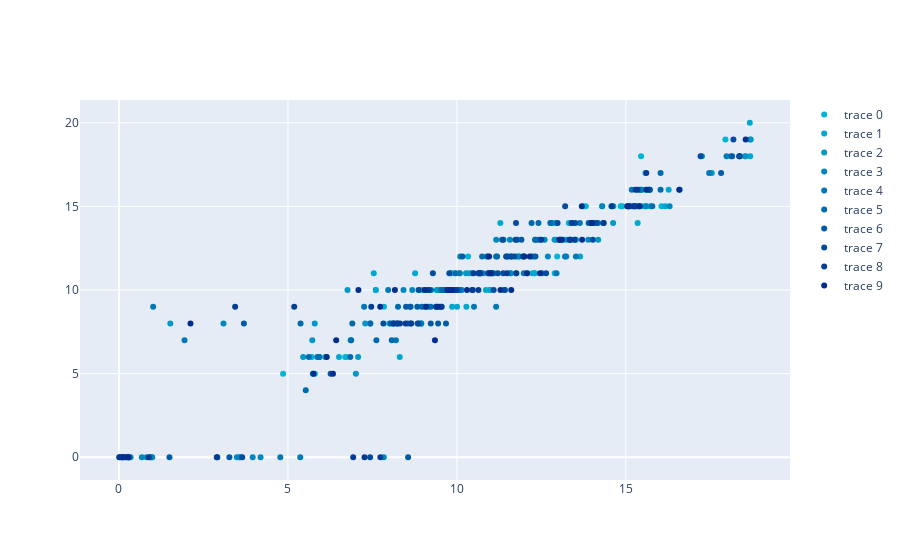

The code cell stored with this chart in its notebook:
### Code cell
Image(filename='RFPlot.png')
rfChart.show()
